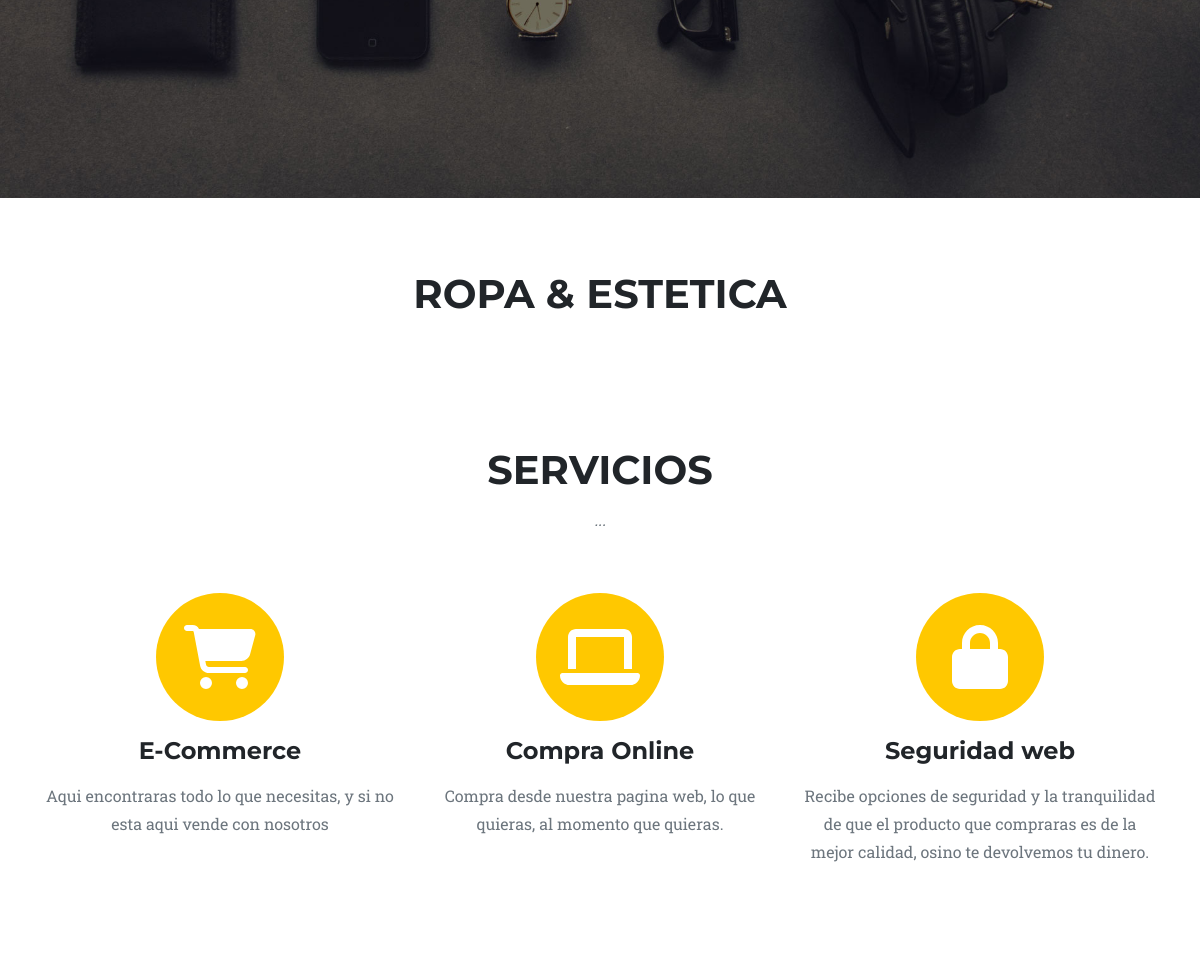
Before: /ropaesteticaLista/ (middle part) with the older database file.
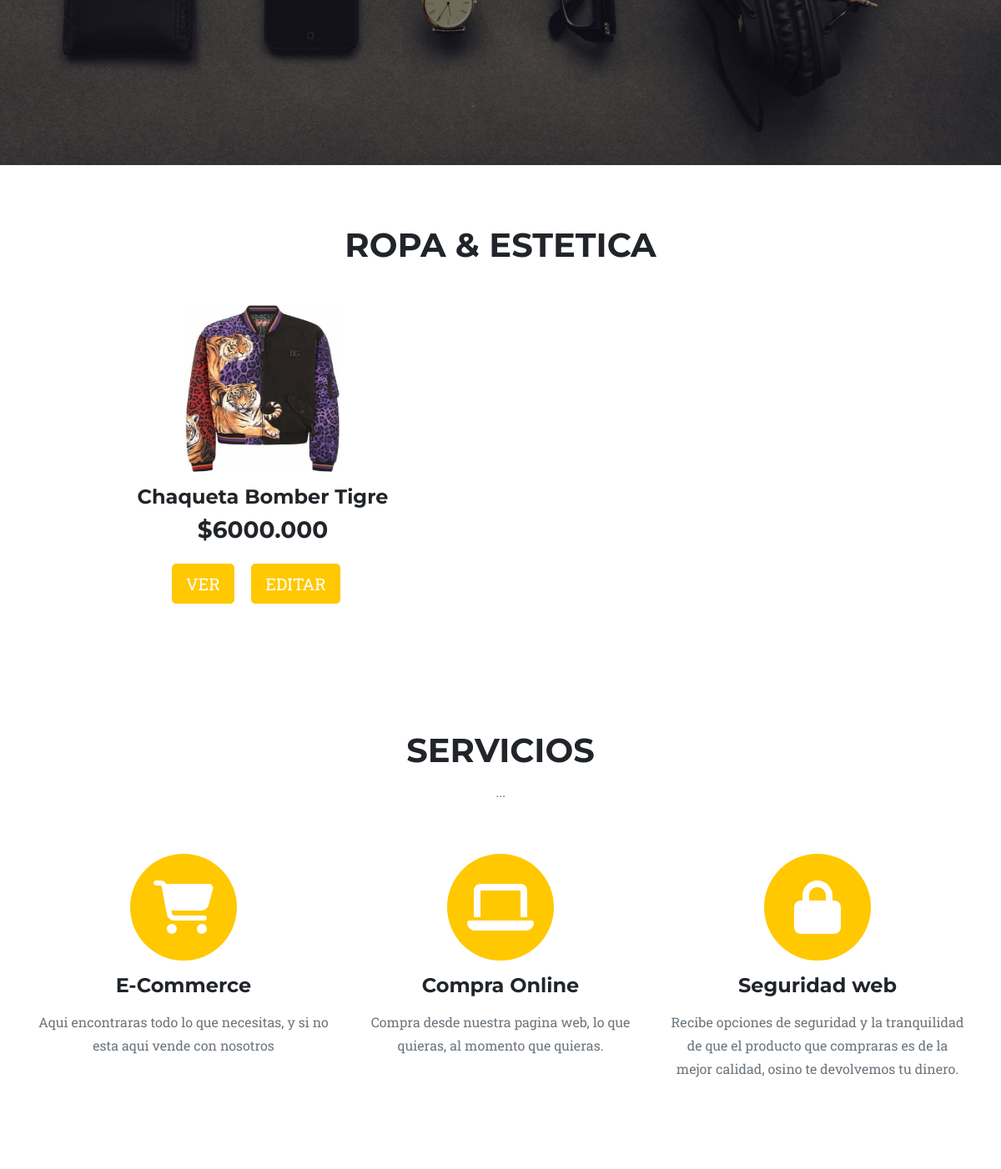
After: the same page with the newer database file.
### MiApp/models.py (models this page shows, shortened)
class Producto(models.Model):
    tipo = models.CharField(max_length=40, choices=productoOpcion, default='Opcion')
    nombre = models.CharField(max_length=40)
    marca = models.CharField(max_length=40)
    imagen = models.ImageField(null=False, blank=False, upload_to="imagenes/")
    descripcion = models.TextField(max_length=1000)
    precio = models.DecimalField(max_digits=15,decimal_places=3,default=0.0)
    activo = models.BooleanField(default=True)

### MiApp/views.py (the view)
# urls.py: path('ropaesteticaLista/', views.RopaEsteticaLista.as_view(), name='ropaesteticas'),
class RopaEsteticaLista(ListView):
    context_object_name = 'ropaesteticas'
    queryset = Producto.objects.filter(tipo__startswith='ropaestetica')
    template_name = 'MiApp/ropaesteticaLista.html'

### MiApp/templates/MiApp/ropaesteticaLista.html
{% extends 'MiApp/padre.html' %}
    {% load static %}
{% block contenidoQueCambia %}
<br>
<br>
<br>
<div class="container text-center">
    <h1>ROPA & ESTETICA</h1>
</div>
<br>
<div class="container text-center">
    <div class="row">
            {% for ropaestetica in ropaesteticas %}
            <div class="col-sm-6 align-items-center">
                <div class="card-body">
                <a href="{% url 'ropaestetica' ropaestetica.id %}"><p><img src="{{ropaestetica.imagen.url}}" width="200" height="200" alt=""></p></a>
			<h4>{{ropaestetica.nombre}}</h4>
			<h3>${{ropaestetica.precio}}</h3>
                    <div class="card-body">
                    <a href="{% url 'ropaestetica' ropaestetica.id %}"><button type="submit" id="submit" class="btn btn-primary btn-lg text-uppercase" data-bs-dismiss="modal" type="button">
                        VER
                    </button></a><i class="bi bi-eye">&ensp;&ensp;</i></a>
                    <a href="{% url 'editar_ropaestetica' ropaestetica.id %}">
                    <button type="submit" id="submit" class="btn btn-primary btn-lg text-uppercase" data-bs-dismiss="modal" type="button">
                        EDITAR
                    </button></a><i class="bi bi-pencil-fill">&ensp;&ensp;</i></a>
                    <br>
                    <br>
                    </div>
                </div>
            </div>
            {% endfor %}
    </div>
</div>
{% endblock %}

Changed rows visible on the page:
added Producto: imagen (picture), nombre "Chaqueta Bomber Tigre", precio "6000.000"
